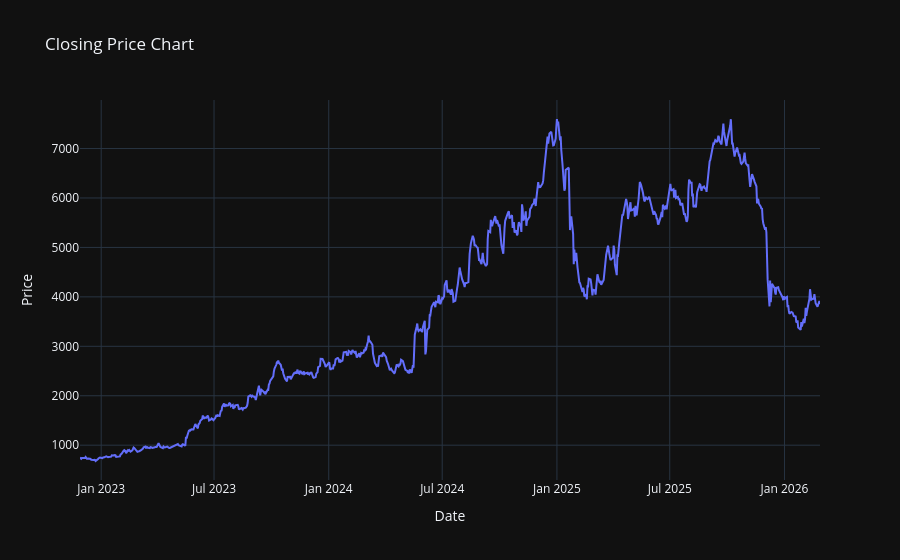

The cell this chart's notebook holds for it:
### Code cell
# plotting the chart to replicate the price movements on a line chart using just the closing price
fig = go.Figure()

fig.add_trace(go.Scatter(
    x=df.index,
    y=df['close'],
    mode='lines',
    name='Close Price'
))

fig.update_layout(
    title="Closing Price Chart",
    xaxis_title="Date",
    yaxis_title="Price",
    hovermode="x unified"
)

fig.show()

### Figure 1 — Plotly figure (JSON) as saved in the notebook; plotly's stock layout.template omitted (floating-point values rounded to 4 significant figures; data arrays with more than 128 entries replaced by an {"elided": "..."} marker saying what was removed)
{"data": [{"mode": "lines", "name": "Close Price", "x": {"elided": "810 str values"}, "y": {"elided": "810 float values"}, "type": "scatter"}], "layout": {"title": {"text": "Closing Price Chart"}, "xaxis": {"title": {"text": "Date"}}, "yaxis": {"title": {"text": "Price"}}, "hovermode": "x unified"}}
